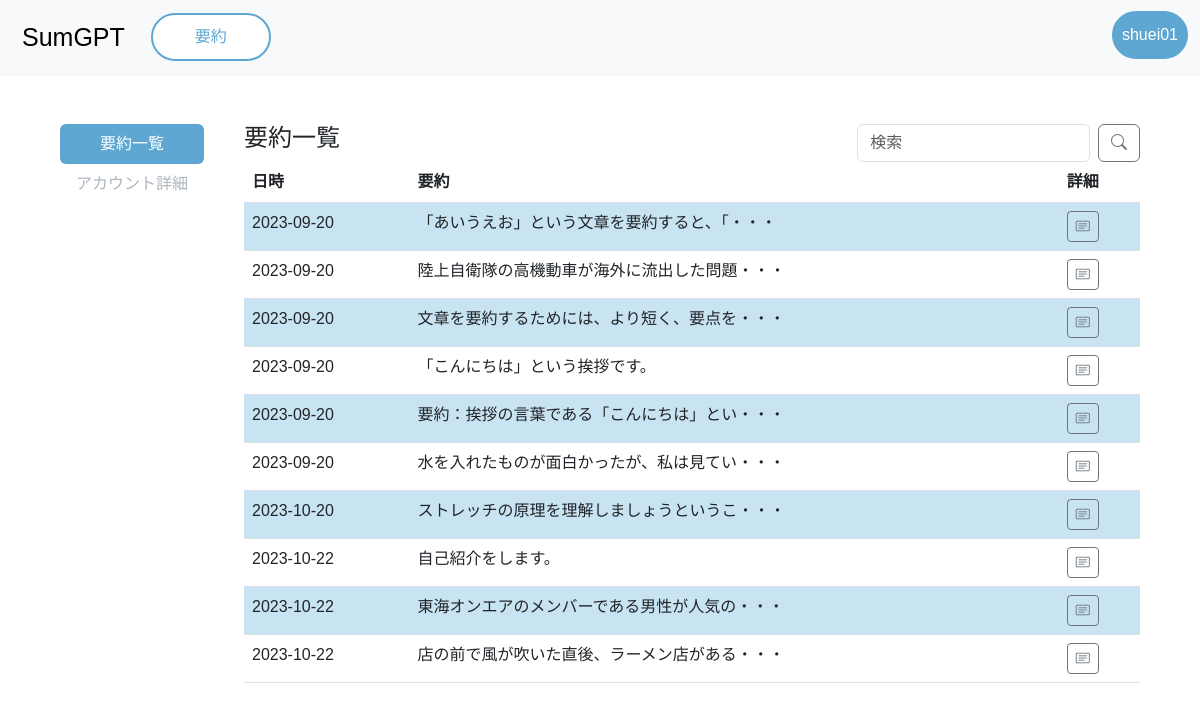
Before: /auth/mypage (signed in) with the older database file.
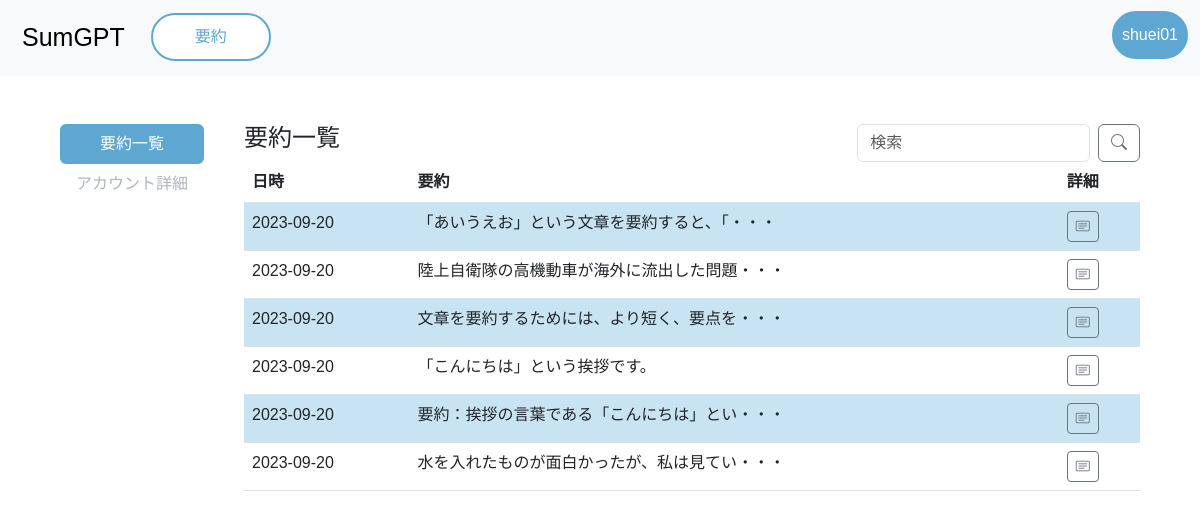
After: the same page with the newer database file.
### sumgpt/models.py (models this page shows)
class Sum(models.Model):
    user = models.ForeignKey(User, on_delete=models.CASCADE)
    sum = models.TextField()
    detail = models.CharField(max_length=10000, default="データなし")
    timestamp = models.DateTimeField(auto_now_add=True)

### sumgpt/view/auth.py (the view)
# urls.py: path("auth/mypage", auth.mypage, name="mypage"),
@login_required
def mypage(request):
    search_query = request.GET.get('search_query', '')
    if request.user.is_authenticated:
        user_sums = Sum.objects.filter(
            Q(user=request.user),
            Q(sum__icontains=search_query) | Q(detail__icontains=search_query)
        )
    else:
        user_sums = None
    return render(request, 'sumgpt/mypage.html', {'user_sums': user_sums, 'search_query': search_query})

### sumgpt/templates/sumgpt/mypage.html (shortened to what this page needs)
<!DOCTYPE html>
{% extends "sumgpt/base.html" %}
{% block body_block %}
{% load static %}
<link id="styleSheet" rel="stylesheet" href="{% static 'css/MP-style.css' %}">
<div id="container" class="m-5">
    <div class="container-fluid">
        <div class="row">
            <div class="col-md-2">
                <div class="nav flex-column nav-pills me-3 custom-tabs" id="v-pills-tab" role="tablist"
                    aria-orientation="vertical">
                    <button class="nav-link active" id="v-pills-home-tab" data-bs-toggle="pill"
                        data-bs-target="#v-pills-home" type="button" role="tab" aria-controls="v-pills-home"
                        aria-selected="true">要約一覧</button>
                    <button class="nav-link" id="v-pills-profile-tab" data-bs-toggle="pill"
                        data-bs-target="#v-pills-profile" type="button" role="tab" aria-controls="v-pills-profile"
                        aria-selected="false">アカウント詳細</button>
                </div>
            </div>
            <div class="col-md-10">
                <div class="tab-content" id="v-pills-tabContent">
                    <div class="tab-pane fade show active" id="v-pills-home" role="tabpanel"
                        aria-labelledby="v-pills-home-tab">
                        <div class="row justify-content-between">
                            <div class="col-4">
                                <h4>要約一覧</h4>
                            </div>
                            <div class="col-4" sum>
                                <form method="get" role="search" class="d-flex">
                                    <input class="form-control me-2" type="search" name="search_query" placeholder="検索">
                                    <button class="btn btn-outline-secondary" type="submit"><i
                                            class="bi bi-search"></i></button>
                                </form>
                            </div>
                        </div>
                        <table class="table table-striped table-hover">
                            <thead>
                                <tr>
                                    <th scope="col">日時</th>
                                    <th scope="col">要約</th>
                                    <th scope="col">詳細</th>
                                </tr>
                            </thead>
                            <tbody>
                                {% for user_sum in user_sums %}
                                <tr class="column">
                                    <td class="sum">{{ user_sum.timestamp|date:"Y-m-d" }}
                                    </td>
                                    <td class="sum text-truncate">
                                        <div class="additional-content2">
                                        {{ user_sum.sum|slice:":20" }}{% if user_sum.sum|length > 20 %}・・・{% endif %}
                                        </div>
                                    </td>
                                    <td class="sum">
                                        <a href="{% url 'sum' user_sum.id %}" class="btn btn-outline-secondary btn-sm">
                                            <i class="bi bi-card-text"></i>
                                        </a>
                                    </td>
                                </tr>
                                {% endfor %}
                            </tbody>
                        </table>
                    </div>
                </div>
            </div>
        </div>
    </div>
</div>
{% endblock %}

Changed rows visible on the page:
no longer on this page (row edited): Sum: timestamp "2023-10-20", sum "ストレッチの原理を理解しましょうというこ"
no longer on this page (row edited): Sum: timestamp "2023-10-22", sum "自己紹介をします。"
removed Sum: timestamp "2023-10-22", sum "東海オンエアのメンバーである男性が人気の"
no longer on this page (row edited): Sum: timestamp "2023-10-22", sum "店の前で風が吹いた直後、ラーメン店がある"
